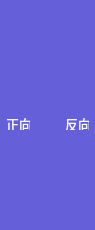
<?xml version="1.0" encoding="UTF-8"?>
<ui version="4.0">
 <class>SingleEmForm</class>
 <widget class="QWidget" name="SingleEmForm">
  <property name="geometry">
   <rect>
    <x>0</x>
    <y>0</y>
    <width>95</width>
    <height>230</height>
   </rect>
  </property>
  <property name="windowTitle">
   <string>Form</string>
  </property>
  <property name="styleSheet">
   <string notr="true">background-color: rgb(101, 96, 218);</string>
  </property>
  <widget class="QLabel" name="dp_1_label">
   <property name="geometry">
    <rect>
     <x>31</x>
     <y>192</y>
     <width>35</width>
     <height>35</height>
    </rect>
   </property>
   <property name="styleSheet">
    <string notr="true">background-image: url(:/pic/wheel_run.png);</string>
   </property>
   <property name="text">
    <string/>
   </property>
  </widget>
  <widget class="QLabel" name="status_label">
   <property name="geometry">
    <rect>
     <x>17</x>
     <y>128</y>
     <width>62</width>
     <height>64</height>
    </rect>
   </property>
   <property name="styleSheet">
    <string notr="true">background-image: url(:/pic/switchstatus.png);</string>
   </property>
   <property name="text">
    <string/>
   </property>
  </widget>
  <widget class="QLabel" name="em_label">
   <property name="geometry">
    <rect>
     <x>19</x>
     <y>4</y>
     <width>58</width>
     <height>58</height>
    </rect>
   </property>
   <property name="styleSheet">
    <string notr="true">background-image: url(:/pic/em_run.png);</string>
   </property>
   <property name="text">
    <string/>
   </property>
  </widget>
  <widget class="QLabel" name="vc_1_label">
   <property name="geometry">
    <rect>
     <x>42</x>
     <y>60</y>
     <width>13</width>
     <height>68</height>
    </rect>
   </property>
   <property name="styleSheet">
    <string notr="true">background-image: url(:/pic/vertical_connector_1.png);</string>
   </property>
   <property name="text">
    <string/>
   </property>
  </widget>
  <widget class="QLabel" name="coro_text_1_label">
   <property name="geometry">
    <rect>
     <x>6</x>
     <y>118</y>
     <width>24</width>
     <height>12</height>
    </rect>
   </property>
   <property name="font">
    <font>
     <pointsize>10</pointsize>
    </font>
   </property>
   <property name="styleSheet">
    <string notr="true">color: rgb(255, 255, 255);</string>
   </property>
   <property name="text">
    <string>正向</string>
   </property>
  </widget>
  <widget class="QLabel" name="inve_text_1_label">
   <property name="geometry">
    <rect>
     <x>65</x>
     <y>118</y>
     <width>24</width>
     <height>12</height>
    </rect>
   </property>
   <property name="font">
    <font>
     <pointsize>10</pointsize>
    </font>
   </property>
   <property name="styleSheet">
    <string notr="true">color: rgb(255, 255, 255);</string>
   </property>
   <property name="text">
    <string>反向</string>
   </property>
  </widget>
  <widget class="QLabel" name="coro_1_label">
   <property name="geometry">
    <rect>
     <x>17</x>
     <y>134</y>
     <width>17</width>
     <height>12</height>
    </rect>
   </property>
   <property name="styleSheet">
    <string notr="true">background-image: url(:/pic/coro.png);</string>
   </property>
   <property name="text">
    <string/>
   </property>
  </widget>
  <widget class="QLabel" name="inve_1_label">
   <property name="geometry">
    <rect>
     <x>62</x>
     <y>134</y>
     <width>17</width>
     <height>12</height>
    </rect>
   </property>
   <property name="styleSheet">
    <string notr="true">background-image: url(:/pic/inve.png);</string>
   </property>
   <property name="text">
    <string/>
   </property>
  </widget>
 </widget>
 <resources/>
 <connections/>
</ui>
